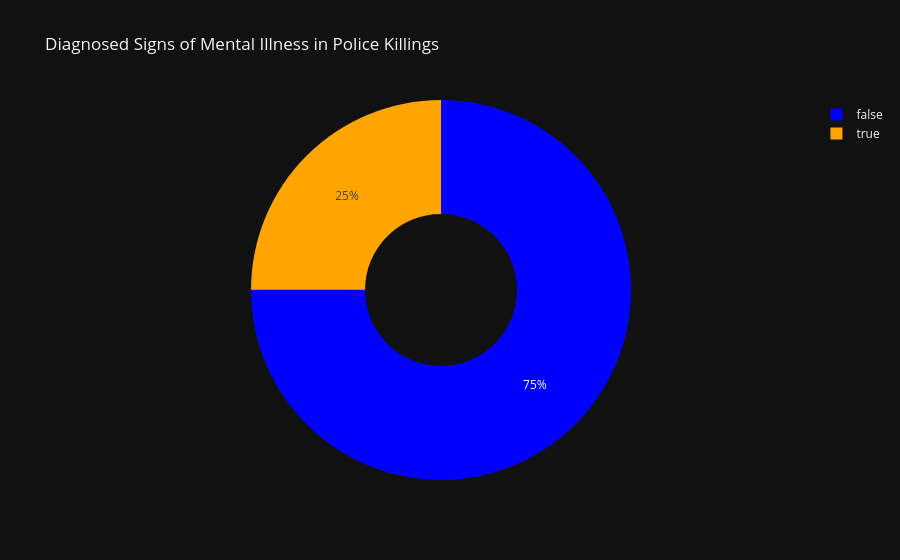

The notebook cell this image was saved under:
### Code cell
# Mental illness pie chart
mental_illness_counts = df_fatalities['signs_of_mental_illness'].value_counts().reset_index()
fig = px.pie(
    mental_illness_counts,
    values='count',
    names='signs_of_mental_illness',
    title='Diagnosed Signs of Mental Illness in Police Killings',
    hole=0.4,
    color='signs_of_mental_illness',
    color_discrete_map={True: 'orange', False: 'blue'}
)
fig.update_layout(template='plotly_dark')
# fig.show()

### Figure 1 — Plotly figure (JSON) as saved in the notebook; plotly's stock layout.template omitted (floating-point values rounded to 4 significant figures)
{"data": [{"customdata": [[false], [true]], "domain": {"x": [0, 1], "y": [0, 1]}, "hole": 0.4, "hovertemplate": "signs_of_mental_illness=%{customdata[0]}<br>count=%{value}<extra></extra>", "labels": [false, true], "legendgroup": "", "marker": {"colors": ["blue", "orange"]}, "name": "", "showlegend": true, "type": "pie", "values": [1902, 633]}], "layout": {"legend": {"tracegroupgap": 0}, "title": {"text": "Diagnosed Signs of Mental Illness in Police Killings"}}}
